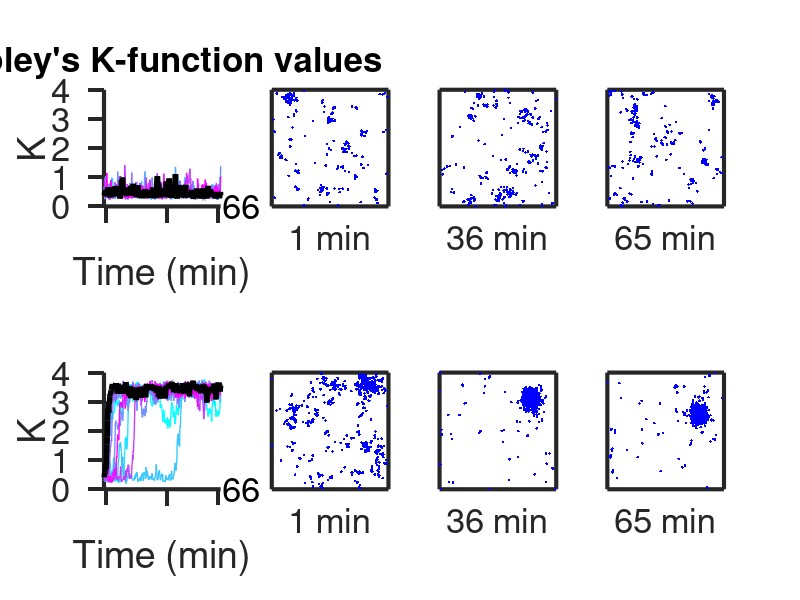

Reproduce this figure in MATLAB.
% Here we plotted Ripley's K function values calculated from the simulations 
% with 3000 initially uniformly distributed cytosolic Cdc42-GDP and 70 Bem1-GEF.

load('FigureData/FigureS5A.mat')
seeds = 10;
% Color map for the plots
cmap = cool(seeds);
% Time in the unit of minutes
time = (0:10:4000)/60;
figure('units','pixels','position',[300 300 1200 600]); 
for j = 1:seeds
    subplot(2,4,1); hold on
    % Plot time series of K
    plot(time,K(j,:),'color',cmap(j, :),'linewidth',1)
end
ylim([0,4])
xlim([0,Inf])
xlabel('Time (min)')
ylabel('K')
axis square
set(gca,'fontsize',25)
set(gca,'linewidth',3)
set(gca,'TickDir','out');
xticks([1,36,65])
set(gca,'xticklabel',[])
text(68,0,'66','fontsize',25)
title('Ripley''s K-function values','fontsize',25,'position',[35,4.4])
set(gca,'TickLength',[0.08, 0.01])

% Mark one line of K in black and plot its snapshots of Cdc42-GTP
plot(time,K(1,:),'color','k','linewidth',4)
L = 8.8623; % domain length
subplot(2,4,2)
plot(x_1,y_1,'b.')
xticks([]); yticks([]); ylim([0,L]); xlim([0,L]); axis square;
xlabel('1 min','fontsize',25)
set(gca,'linewidth',3)

subplot(2,4,3)
plot(x_2,y_2,'b.')
xticks([]); yticks([]); ylim([0,L]); xlim([0,L]); axis square;
xlabel('36 min','fontsize',25)
set(gca,'linewidth',3)

subplot(2,4,4)
plot(x_3,y_3,'b.')
xticks([]); yticks([]); ylim([0,L]); xlim([0,L]); axis square;
xlabel('65 min','fontsize',25)
set(gca,'linewidth',3)

% Here we plotted Ripley's K function values calculated from the simulations 
% with 3000 initially uniformly distributed cytosolic Cdc42-GDP and 120 Bem1-GEF.
load('FigureData/FigureS5B.mat')
seeds = 10;
% Color map for the plots
cmap = cool(seeds);
% Time in the unit of minutes
time = (0:10:4000)/60;
for j = 1:seeds
    subplot(2,4,5); hold on
    % Plot time series of K
    plot(time,K(j,:),'color',cmap(j, :),'linewidth',1)
end
ylim([0,4])
xlim([0,Inf])
xticks([1,36,65])
xlabel('Time (min)')
ylabel('K')
axis square
set(gca,'fontsize',25)
set(gca,'linewidth',3)
set(gca,'TickDir','out');
xticks([1,36,65])
set(gca,'xticklabel',[])
text(68,0,'66','fontsize',25)
set(gca,'TickLength',[0.08, 0.01])

% Mark one line of K in black and plot its snapshots of Cdc42-GTP
plot(time,K(9,:),'color','k','linewidth',4)
L = 8.8623; % domain length
ax1=subplot(2,4,6);
plot(x_1,y_1,'b.')
xticks([]); yticks([]); ylim([0,L]); xlim([0,L]); axis square;
set(gca,'linewidth',3)
xlabel('1 min','fontsize',25)

ax2=subplot(2,4,7);
plot(x_2,y_2,'b.')
xticks([]); yticks([]); ylim([0,L]); xlim([0,L]); axis square;
set(gca,'linewidth',3)
xlabel('36 min','fontsize',25)

ax3=subplot(2,4,8);
plot(x_3,y_3,'b.')
xticks([]); yticks([]); ylim([0,L]); xlim([0,L]); axis square;
set(gca,'linewidth',3)
xlabel('65 min','fontsize',25)

